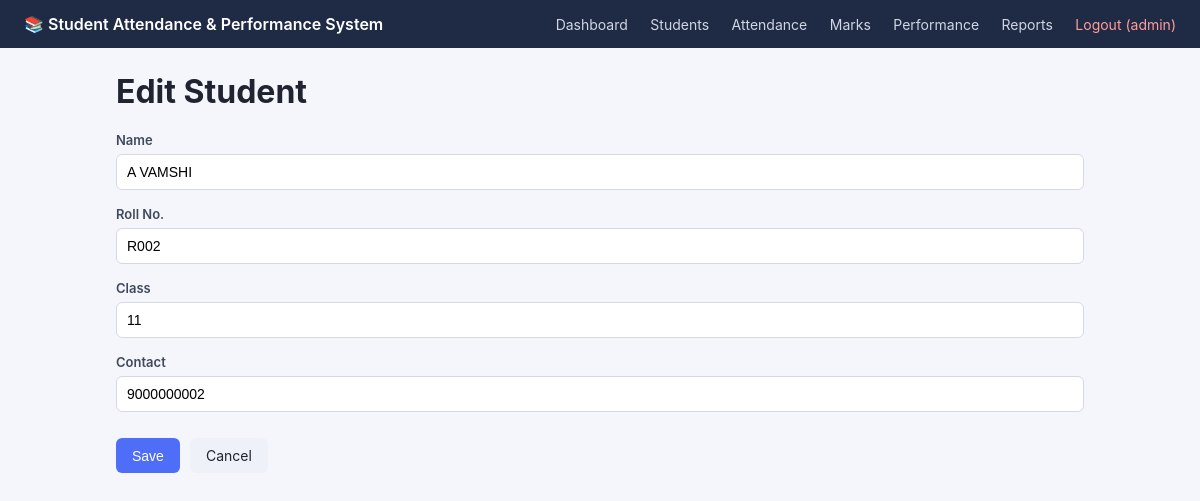
Page /students/edit/2 (signed in) on the committed database.
### tables this page shows
CREATE TABLE students (
            id INTEGER PRIMARY KEY AUTOINCREMENT,
            name TEXT NOT NULL,
            roll_no TEXT UNIQUE NOT NULL,
            student_class TEXT,
            contact TEXT
        );

### app.py (the view, shortened to what this page needs)
@app.route("/students/edit/<int:student_id>", methods=["GET", "POST"])
@login_required
def edit_student(student_id):
    conn = database.get_connection()
    student = conn.execute(
        "SELECT * FROM students WHERE id = ?", (student_id,)
    ).fetchone()
    if not student:
        conn.close()
        flash("Student not found.", "error")
        return redirect(url_for("students"))
    conn.close()
    return render_template("student_form.html", student=student)

### app.py (called while the page is built)
def login_required(view):
    @wraps(view)
    def wrapped(*args, **kwargs):
        if "user_id" not in session:
            return redirect(url_for("login"))
        return view(*args, **kwargs)
    return wrapped

### database.py (called while the page is built)
def get_connection():
    conn = sqlite3.connect(DB_PATH)
    conn.row_factory = sqlite3.Row
    conn.execute("PRAGMA foreign_keys = ON")
    return conn

### templates/student_form.html (shortened to what this page needs)
{% extends "base.html" %}
{% block content %}
<h1>{{ 'Edit' if student else 'Add' }} Student</h1>
<form method="POST" class="form-box">
    <label>Name</label>
    <input type="text" name="name" value="{{ student.name if student else '' }}" required>
    <label>Roll No.</label>
    <input type="text" name="roll_no" value="{{ student.roll_no if student else '' }}" required>
    <label>Class</label>
    <input type="text" name="student_class" value="{{ student.student_class if student else '' }}">
    <label>Contact</label>
    <input type="text" name="contact" value="{{ student.contact if student else '' }}">
    <div class="form-actions">
        <button type="submit" class="btn btn-primary">Save</button>
        <a href="{{ url_for('students') }}" class="btn">Cancel</a>
    </div>
</form>
{% endblock %}

### static/css/style.css (style rules this page uses)
* { box-sizing: border-box; }
body { margin: 0; font-family: -apple-system, Segoe UI, Roboto, Arial, sans-serif; background: #f4f6fb; color: #1f2430; }
h1 { margin-top: 0; }
form.form-box, form.login-box { display: flex; flex-direction: column; gap: 6px; }
input, select { padding: 9px 10px; border: 1px solid #d5d9e3; border-radius: 6px; font-size: 14px; margin-bottom: 10px; }
label { font-size: 13px; font-weight: 600; color: #40495c; }
.btn { display: inline-block; background: #eef1f7; color: #1f2430; padding: 9px 16px; border-radius: 6px; text-decoration: none; border: none; cursor: pointer; font-size: 14px; }
.btn-primary { background: #4f6ef7; color: #fff; }
.form-actions { margin-top: 10px; display: flex; gap: 10px; }

### rows in the picture
students: name "A VAMSHI", roll_no "R002", student_class "11", contact "9000000002"

### other values in the picture
{{ session.username }} "admin"
{{ 'Edit' if student else 'Add' }} "Edit"
